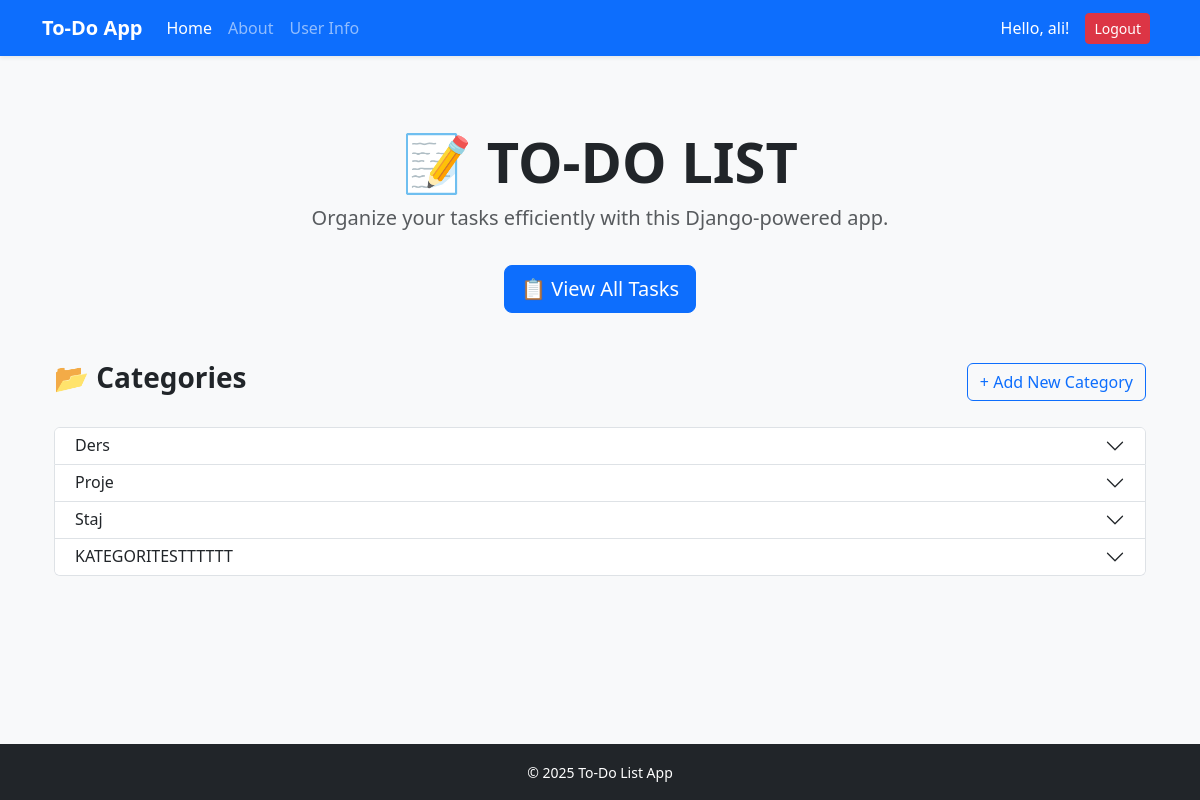
Screenshot of / (signed in) with the database file from the repository.
### todo_app/models.py (models this page shows, shortened)
class Category(models.Model):
    name = models.CharField(max_length=100)
    parent = models.ForeignKey('self',on_delete=models.CASCADE,null=True,blank=True,related_name='subcategories')

### todo_app/views.py (the view)
# urls.py: path('',views.index,name="index"),
@login_required
def index(request):
    daily_lists = DailyTodoList.objects.all().order_by('-date') if request.user.is_superuser \
                  else DailyTodoList.objects.filter(user=request.user).order_by('-date')
    categories = Category.objects.all()
    return render(request, "todo_app/index.html", {'daily_lists': daily_lists, 'categories': categories})

### todo_app/templates/todo_app/index.html (shortened to what this page needs)
{% extends "todo_app/base.html" %}
{% block content %}
<div class="container my-5">
  <div class="text-center mb-5">
    <h1 class="display-4 fw-bold">📝 TO-DO LIST</h1>
    <p class="lead text-muted">Organize your tasks efficiently with this Django-powered app.</p>
    <a href="{% url 'todo' %}" class="btn btn-primary btn-lg mt-3">📋 View All Tasks</a>
  </div>
  <div class="d-flex justify-content-between align-items-center mb-4">
    <h3 class="fw-semibold">📂 Categories</h3>
    <a href="{% url 'add_category' %}" class="btn btn-outline-primary">+ Add New Category</a>
  </div>
  {% if categories %}
    <div class="accordion" id="categoryAccordion">
      {% for cat in categories %}
        {% if not cat.parent %}
          <div class="accordion-item">
            <h2 class="accordion-header" id="heading{{ cat.id }}">
              <button class="accordion-button collapsed py-2" type="button" data-bs-toggle="collapse" data-bs-target="#collapse{{ cat.id }}" aria-expanded="false" aria-controls="collapse{{ cat.id }}">
                {{ cat.name }}
              </button>
            </h2>
          </div>
        {% endif %}
      {% endfor %}
    </div>
  {% else %}
    <div class="alert alert-info text-center">
      No categories found. Start by <a href="{% url 'add_category' %}">adding one</a>.
    </div>
  {% endif %}
</div>
{% endblock %}

### todo_app/templates/todo_app/base.html (shortened to what this page needs)
<!doctype html>
<html lang="en">
  <head>
    {% load static %}
    <link href="https://cdn.jsdelivr.net/npm/bootstrap@5.3.7/dist/css/bootstrap.min.css" rel="stylesheet">
  </head>
  <body class="d-flex flex-column min-vh-100 text-dark">
    <nav class="navbar navbar-expand-lg navbar-dark bg-primary shadow-sm">
      <div class="container">
        <a class="navbar-brand fw-bold" href="{% url 'index' %}">To-Do App</a>
        <div class="collapse navbar-collapse" id="navbarNav">
          <ul class="navbar-nav me-auto mb-2 mb-lg-0">
            <li class="nav-item">
              <a class="nav-link{% if request.resolver_match.url_name == 'index' %} active{% endif %}" href="{% url 'index' %}">Home</a>
            </li>
            <li class="nav-item">
              <a class="nav-link{% if request.resolver_match.url_name == 'about' %} active{% endif %}" href="{% url 'about' %}">About</a>
            </li>
            <li class="nav-item">
              <a class="nav-link{% if request.resolver_match.url_name == 'user_info' %} active{% endif %}" href="{% url 'user_info' %}">User Info</a>
            </li>
          </ul>
          <div class="d-flex align-items-center">
            {% if user.is_authenticated %}
              <span class="me-3 text-white">Hello, {{ user.username }}!</span>
              <form method="POST" action="{% url 'logout' %}">
                <button class="btn btn-danger btn-sm me-2" type="submit">Logout</button>
              </form>
            {% else %}
              <a class="btn btn-outline-light btn-sm me-2" href="{% url 'login' %}">Login</a>
              <a class="btn btn-warning btn-sm" href="{% url 'register' %}">Register</a>
            {% endif %}
          </div>
        </div>
      </div>
    </nav>
    <main class="container py-4 flex-grow-1">
      {% block content %}
      {% endblock content %}
    </main>
    <footer class="bg-dark text-white text-center py-3 mt-auto">
      <small>&copy; {% now "Y" %} To-Do List App</small>
    </footer>
  </body>
</html>

### todo_app/templates/todo_app/base.html (style rules this page uses)
body { background-color: #f8f9fa; }

### rows the page displays
Category: name "Ders"
Category: name "Proje"
Category: name "Staj"
Category: name "KATEGORITESTTTTTT"

### other values shown
{{ user.username }} "ali"
